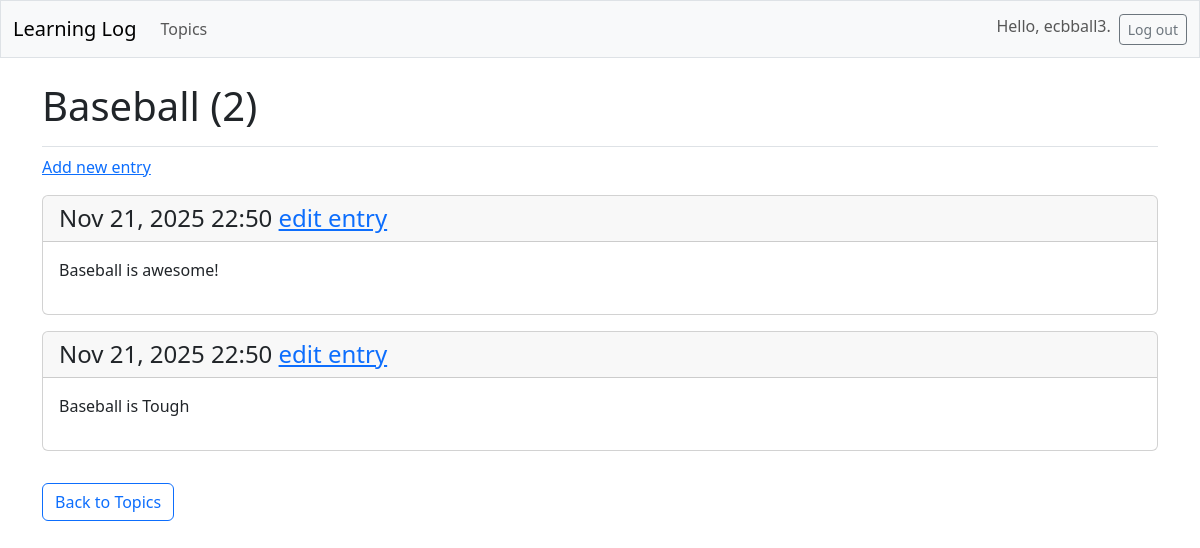
The app's page /topics/9/ (signed in), older data.
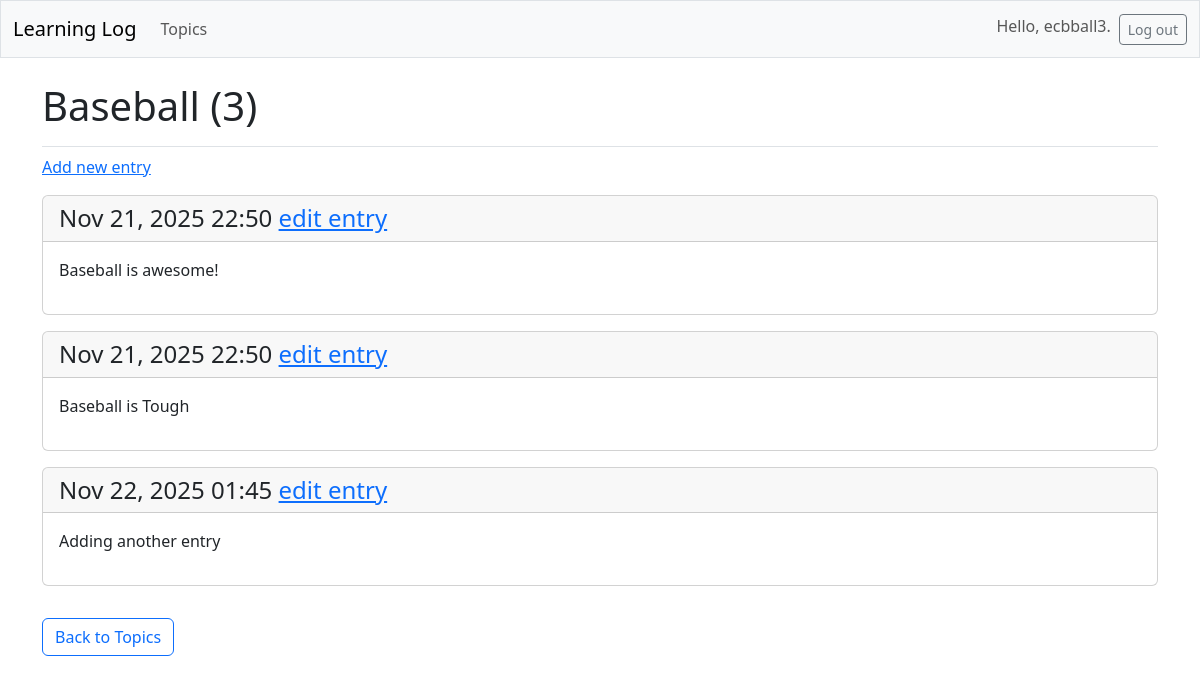
The same page, newer data.
### learning_logs/models.py (models this page shows, shortened)
class Topic(models.Model):
    text = models.CharField(max_length=200)
    date_added = models.DateTimeField(auto_now_add=True)
    owner = models.ForeignKey(User, on_delete=models.CASCADE)

class Entry(models.Model):
    topic = models.ForeignKey(Topic, on_delete=models.CASCADE)
    text = models.TextField()
    date_added = models.DateTimeField(auto_now_add=True)
    class Meta:
        verbose_name_plural = 'entries'

### learning_logs/views.py (the view)
# urls.py: path('topics/<int:topic_id>/', views.topic, name='topic'),
@login_required
def topic(request, topic_id):
    topic = Topic.objects.get(id=topic_id)
    entries = topic.entry_set.order_by('date_added')
    context = {'topic': topic, 'entries': entries}
    return render(request, 'learning_logs/topic.html', context)

### learning_logs/templates/learning_logs/topic.html
{% extends 'learning_logs/base.html' %}
{% block page_header %}
  <h1>
      {{ topic.text }}
      {% if entries.count > 0 %}
        ({{ entries.count }})
      {% endif %}
  </h1>
{% endblock page_header %}
{% block content %}
  <p>
      <a href="{% url 'learning_logs:new_entry' topic.id %}">Add new entry</a>
  </p>
  {% for entry in entries %}
    <div class="card mb-3">
        <h4 class="card-header">
            {{ entry.date_added|date:'M d, Y H:i' }}
            </small><a href="{% url 'learning_logs:edit_entry' entry.id %}">
            edit entry</a></small>
        </h4>
        <div class="card-body">{{ entry.text|linebreaks }}</div>
    </div>
  {% empty %}
    <p>There are no entries for this topic yet.</p>
  {% endfor %}
  <a href="{% url 'learning_logs:topics' %}" class="btn btn-outline-primary mt-3">
  Back to Topics
  </a>
{% endblock content %}

### learning_logs/templates/learning_logs/base.html (shortened to what this page needs)
<!doctype html>
<html lang="en">
<head>
    {% load django_bootstrap5 %}
    {% bootstrap_css %}
</head>
<body>
  <nav class="navbar navbar-expand-md navbar-light bg-light mb-4 border">
      <div class="container-fluid">
          <a class="navbar-brand" href="{% url 'learning_logs:index' %}">
              Learning Log</a>
          <div class="collapse navbar-collapse" id="navbarCollapse">
              <ul class="navbar-nav me-auto mb-2 mb-md-0">
                  <li class="nav-item">
                      <a class="nav-link" href="{% url 'learning_logs:topics' %}">Topics</a>
                  </li>
              </ul>
              <ul class="navbar-nav ms-auto mb-2 mb-md-0">
                  {% if user.is_authenticated %}
                    <li class="nav-item">
                      <span class="navbar-text me-2">Hello, {{ user.username }}.</span>
                    </li>
                    <li class="nav-item">
                    <form action="{% url 'accounts:logout' %}" method='post' class="d-inline">
                        <button name='submit' class='btn btn-outline-secondary btn-sm'>Log out</button>
                    </form>
                  {% endif %}
              </ul>
          </div>
      </div>
  </nav>
  <main class="container">
      <div class="pb-2 mb-2 border-bottom">
          {% block page_header %}{% endblock page_header %}
      </div>
      <div>
          {% block content %}{% endblock content %}
      </div>
  </main>
</body>
</html>

Row changes from the older to the newer data that the page shows:
added Entry: date_added "Nov 22, 2025 01:45", text "Adding another entry"
Text that changed along with them:
{{ entries.count }}: "2" → "3"
